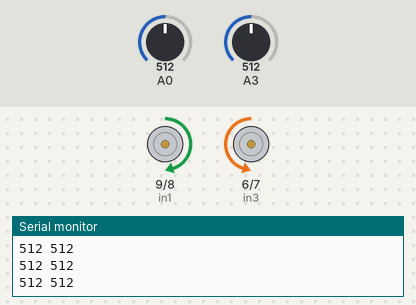
Bench run of a sketch on a simulated Arduino Uno, built with avr-gcc and run on an emulated ATmega328P. Parts: motor-driver pin pairs drawn as motors (green arrow = first pin HIGH = forward, orange = second pin HIGH = backward, longer = more drive, scaled by the enable pin), the last lines printed to the serial monitor. The test bench sets the inputs (shaded band); at power-on: A0 = 512, A3 = 512.

Above: at 1.2 s.
1.3 s: A0 set to 581
4.3 s: A0 set to 616
At 5.1 s:
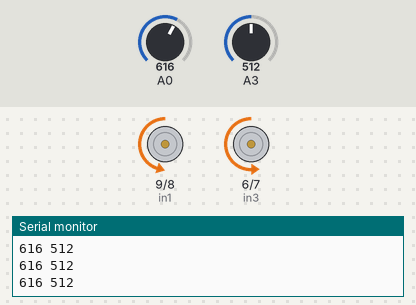
5.8 s: A3 set to 216
8.8 s: A3 set to 192
At 9.2 s:
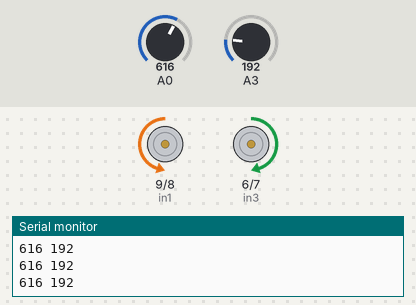
10.3 s: A3 set to 287
11.8 s: A3 set to 310
At 12.9 s:
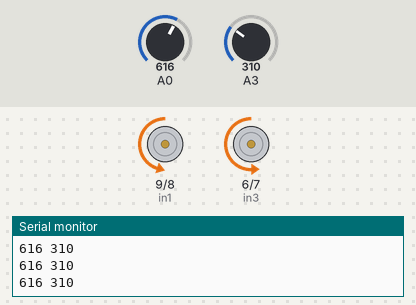
Timing chart, 0 to 14.3 s (numbered marks = the images above; inputs shaded):
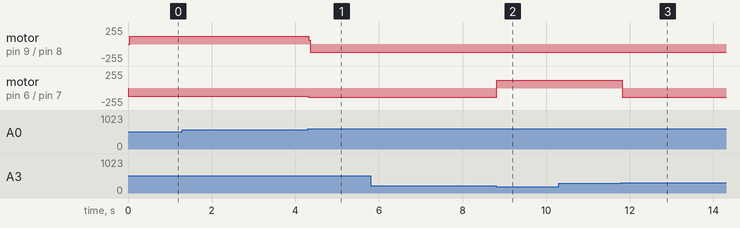

Measured:
- the behaviour switches between 599 and 600 on A0 (found by bisection; images 0 and 1)
- the behaviour switches between 200 and 199 on A3 (found by bisection; images 1 and 2)
- the behaviour switches between 300 and 301 on A3 (found by bisection; images 2 and 3)
- after the input at 4.3 s, motor on pin 9 (in1) / pin 8 (in2): forward 119/255 → backward 120/255 at once; motor on pin 6 (in3) / pin 7 (in4): backward 120/255 → backward 140/255 at once
- after the input at 8.8 s, motor on pin 6 (in3) / pin 7 (in4): backward 140/255 → forward 120/255 at once
- after the input at 11.8 s, motor on pin 6 (in3) / pin 7 (in4): forward 120/255 → backward 140/255 at once

The sketch:

tracking_car.ino
```cpp
int enA = 10; //left motor
int in1 = 9;
int in2 = 8;
int enB = 5; //right motor
int in3 = 6;
int in4 = 7;

void setup() {
  Serial.begin(9600);
  pinMode(enA, OUTPUT);
  pinMode(in1, OUTPUT);
  pinMode(in2, OUTPUT);
  pinMode(enB, OUTPUT);
  pinMode(in3, OUTPUT);
  pinMode(in4, OUTPUT);
}

void moveForward() {
  digitalWrite(in1, LOW);
  digitalWrite(in2, HIGH);
  digitalWrite(in3, LOW);
  digitalWrite(in4, HIGH);
  analogWrite(enA, 120);
  analogWrite(enB, 140);

}

void turnLeft() {
  digitalWrite(in1, LOW);
  digitalWrite(in2, HIGH);
  digitalWrite(in3, LOW);
  digitalWrite(in4, HIGH);
  analogWrite(enA, 30);
  analogWrite(enB, 100);

}

void turnRight() {
  digitalWrite(in1, LOW);
  digitalWrite(in2, HIGH);
  digitalWrite(in3, LOW);
  digitalWrite(in4, HIGH);
  analogWrite(enA, 30);
  analogWrite(enB, 100);

}

void STOP() {
  moveForward();
  delay(2000);
  digitalWrite(in1, LOW);
  digitalWrite(in2, LOW);
  digitalWrite(in3, LOW);
  digitalWrite(in4, LOW);
  analogWrite(enA, 0);
  analogWrite(enB, 0);
}

void turntoleft() {
  digitalWrite(in1, HIGH);
  digitalWrite(in2, LOW);
  digitalWrite(in3, LOW);
  digitalWrite(in4, HIGH);
  analogWrite(enA, 120);
  analogWrite(enB, 120);

}

void turntoright() {
  digitalWrite(in1, LOW);
  digitalWrite(in2, HIGH);
  digitalWrite(in3, HIGH);
  digitalWrite(in4, LOW);
  analogWrite(enA, 120);
  analogWrite(enB, 120);

}

void move2() {
  turnLeft(); delay(100);
  turnRight(); delay(100);
}

void loop() {
 int left_sensor = analogRead(A0); //black 50-100 white 240-285
  int right_sensor = analogRead(A3);//black 40-180 white 215-230

  Serial.print(left_sensor);
  Serial.print(" ");
  Serial.print(right_sensor);
  Serial.println(" ");

  if (left_sensor > 300 && right_sensor > 300)
     {
        moveForward();
     }

   if (left_sensor < 600)
    {
      turntoleft();
    }
    if (right_sensor < 200 )
    {
      turntoright();
    }

  //else STOP();

}


    /*else if(left_sensor1 <= 100 && right_sensor2 <= 100){
      STOP();
      }*/
```
